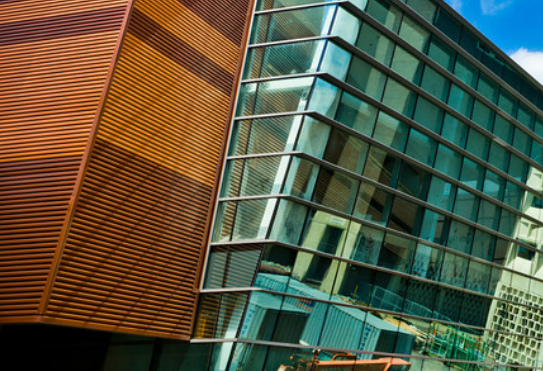
#> input picture background-stitching/images/t2_1.png, 543 x 371 px; its folder holds 4 pictures in this run
$ python t2.py
#> lines starting #> are read from the running program, lines starting #| are printed output that depends on the picture
# 1. Only add your code inside the function (including newly improted packages).
#  You can design a new function and call the new function in the given functions.
# 2. For bonus: Give your own picturs. If you have N pictures, name your pictures such as ["t3_1.png", "t3_2.png", ..., "t3_N.png"], and put them inside the folder "images".
# 3. Not following the project guidelines will result in a 10% reduction in grades

from operator import le
import cv2
import numpy as np
import matplotlib.pyplot as plt
import json


def stitch(imgmark, N=4, savepath=''): #For bonus: change your input(N=*) here as default if the number of your input pictures is not 4.
    "The output image should be saved in the savepath."
#> called with imgmark = 't2', N = 4, savepath = 'result.png'
    "The intermediate overlap relation should be returned as NxN a one-hot(only contains 0 or 1) array."
    "Do NOT modify the code provided."
    imgpath = [f'./images/{imgmark}_{n}.png' for n in range(1,N+1)]
    imgs = []
    for ipath in imgpath:
        img = cv2.imread(ipath)
#> img is the input picture: shape (371, 543, 3); mean B, G, R 64.1, 86.7, 86.8
        imgs.append(img)
    "Start you code here"
    oneHotEncodingMat = np.zeros((N, N))
#> oneHotEncodingMat = [[0, 0, 0, 0], [0, 0, 0, 0], [0, 0, 0, 0], [0, 0, 0, 0]]
    newImgArr = imgs.copy()

    for i in range(N):
        for j in range(N):
            if i != j:
                # print("testtt")
                newImgArr[j] = cv2.copyMakeBorder(newImgArr[j], 70, 70, 70, 70, cv2.BORDER_CONSTANT)
                goodPointsLen, warpImg, dst,uncropped = warp(newImgArr[i], newImgArr[j])
                # print("after warp")
                if goodPointsLen < 300:
                    continue
                percentage = calcPercentage(newImgArr[i], dst)
                if percentage > 20:
                    oneHotEncodingMat[i][j] = 1
                    oneHotEncodingMat[j][i] = 1
#> this loop made 1 pass
#> pass 1, in warp, `img_gray1 = cv2.cvtColor(img1,cv2.COLOR_BGR2GRAY)`:
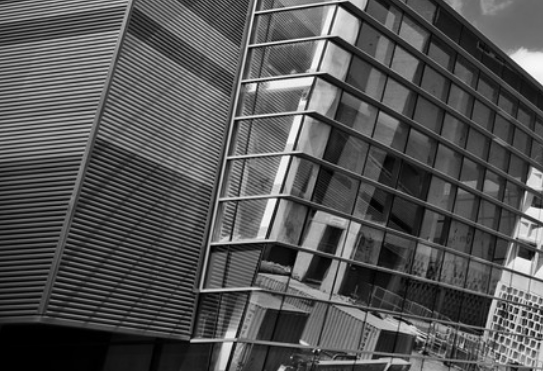
#> img_gray1: shape (371, 543); min 0, max 253, mean 84.1
#> pass 1, in warp, `img_gray2 = cv2.cvtColor(img2,cv2.COLOR_BGR2GRAY)`:
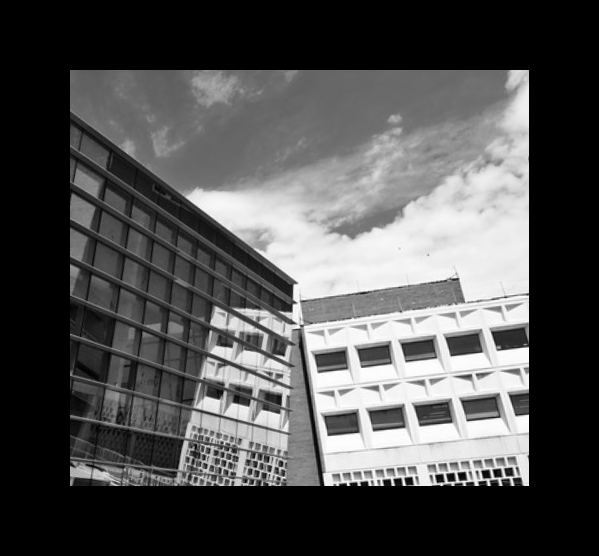
#> img_gray2: shape (556, 599); min 0, max 254, mean 80.3
#> pass 1, in warp, `dst = cv2.warpPerspective(img2, M, ((img2.shape[1] + img1.shape[1]), i..`:
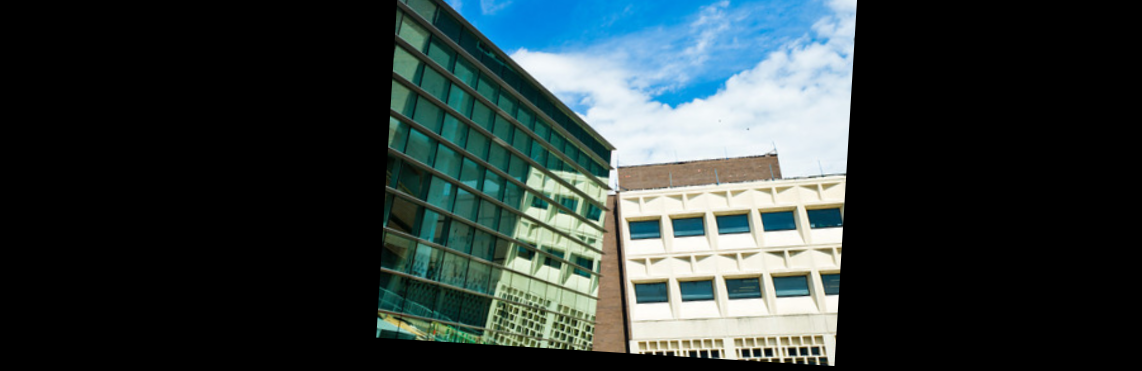
#> dst: shape (371, 1142, 3); mean B, G, R 59.1, 58.9, 47.2
#> pass 1, in warp, `uncropped_img = dst[0:img1.shape[0], 0:img1.shape[1]]`:
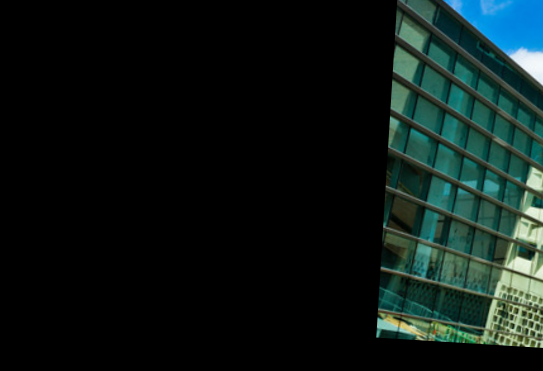
#> uncropped_img: shape (371, 543, 3); mean B, G, R 22.1, 24.4, 13.2
    for i in range(N):
        for j in range(N):
            if i == j:
                oneHotEncodingMat[i][j] = 1

    # oneHotEncodingMat = [[1, 1, 0, 1], [1, 1, 1, 1], [0, 1, 1, 0], [1, 1, 0, 1]]
    temp = oneHotEncodingMat.copy()
    temp2 = oneHotEncodingMat
    # print(oneHotEncodingMat, "47")
    finalimage = imgs[0]
    for i in range(len(temp)):
        for j in range(len(temp)):
            if i != j:
                if temp[i][j] == 1:
                    finalimage = cv2.copyMakeBorder(finalimage, 70, 70, 70, 70, cv2.BORDER_CONSTANT)
                    goodPointsLen, warpImg, dst,uncropped  = warp(finalimage, imgs[j])
                    if goodPointsLen < 310:
                        goodPointsLen, warpImg, dst,uncropped  = warp( imgs[j],finalimage)
                        if goodPointsLen < 310:
                            continue
                    finalimage = overlap(uncropped, warpImg)
                    temp[j][i] = 0

    cv2.imwrite(savepath, finalimage)
    # print(oneHotEncodingMat)
    overlap_arr = np.asarray(oneHotEncodingMat)
    return overlap_arr

def warp(img1, img2):
    img_gray1 = cv2.cvtColor(img1,cv2.COLOR_BGR2GRAY)
    sift = cv2.xfeatures2d.SIFT_create()
    kp1, des1 = sift.detectAndCompute(img_gray1,None)
#> (the run stopped early here; a loop or call above may not have finished)
